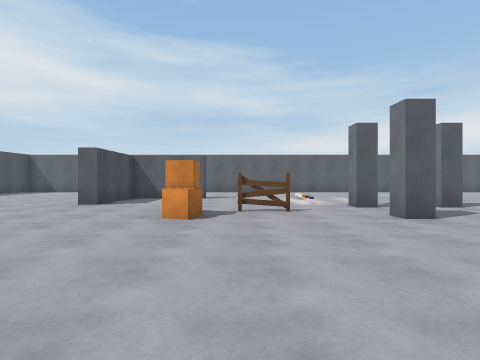
[1] (above)

23 first-person views from a walk through a scene from a Unity 3-D project. The camera is 1.3 m above the floor, looks level and sees 80° across. The floor is counted in squares, 2 m on a side. Each view is taken from the middle of a square. On the plan, view 1 faces up. The plan holds only what a view shows up to about 9 squares ahead; the rest is blank. The player character is not drawn.

[2]
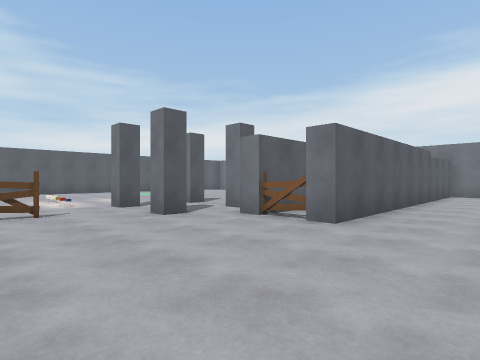

[3]
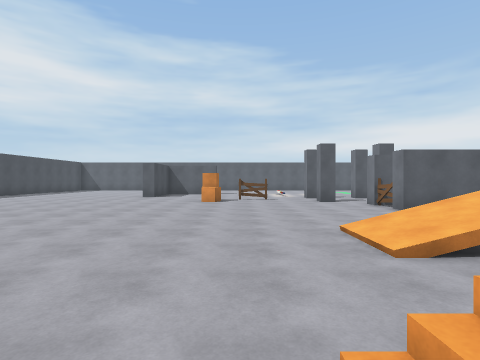

[4]
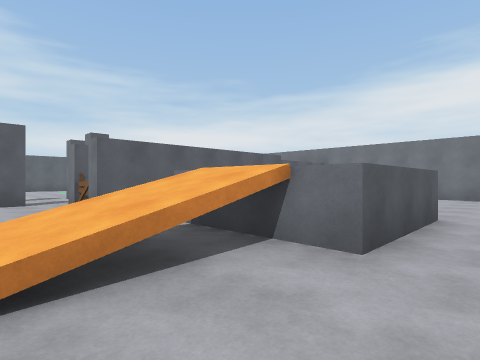

[5]
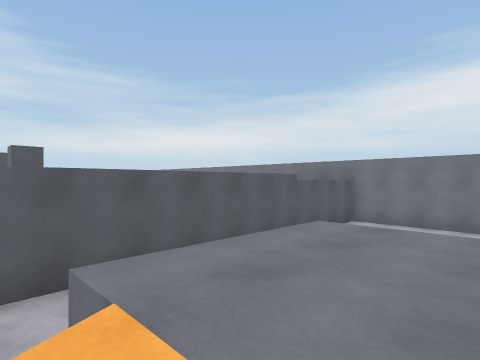

[6]
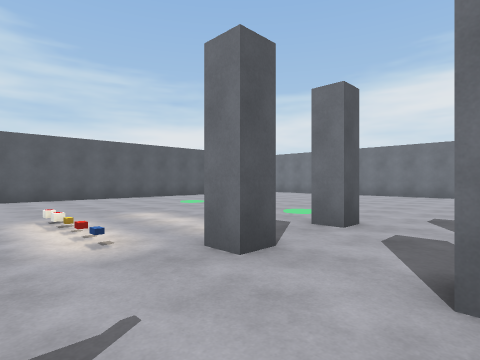

[7]
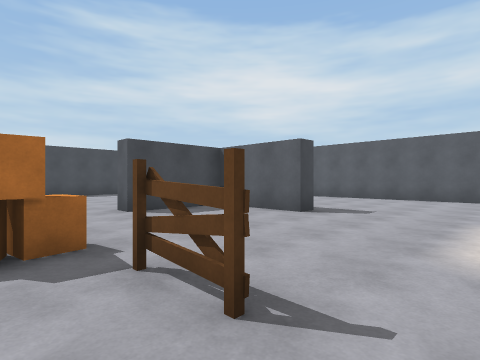

[8]
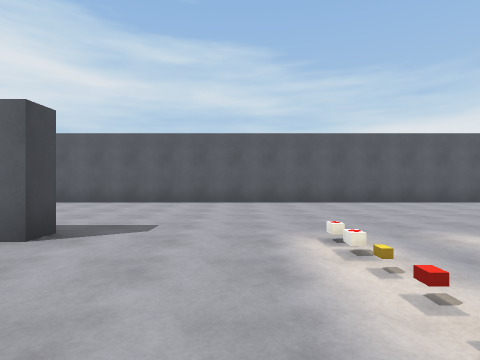

[9]
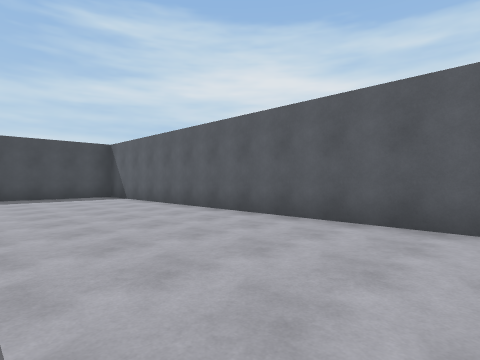

[10]
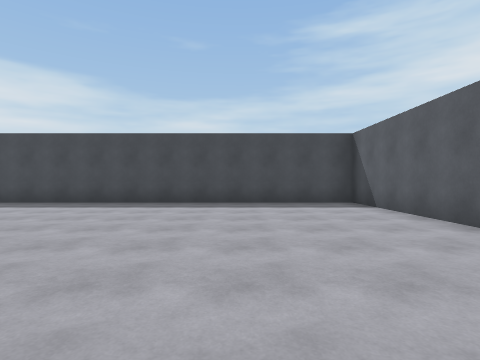

[11]
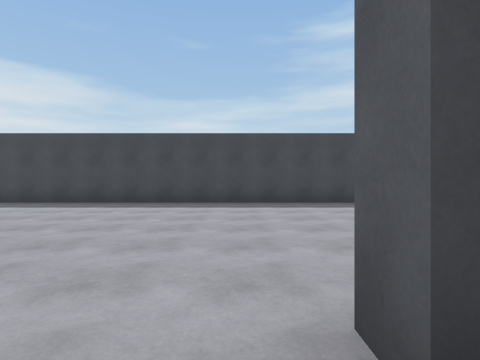

[12]
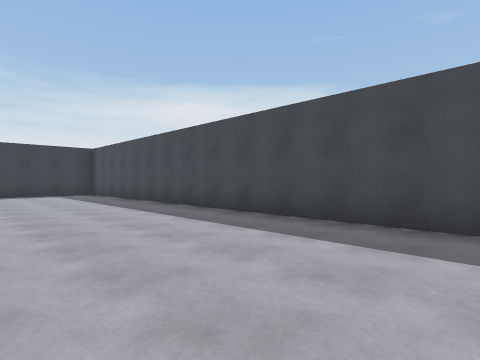

[13]
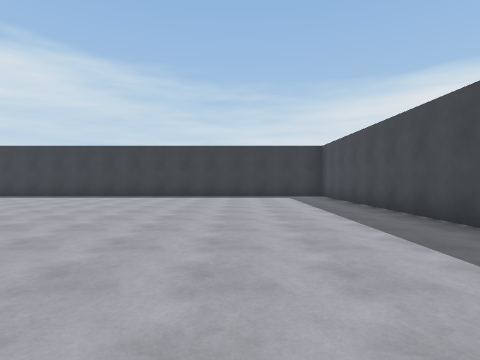

[14]
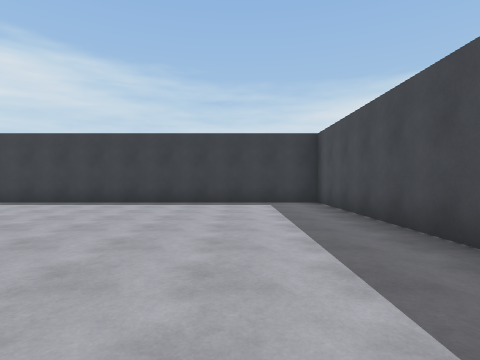

[15]
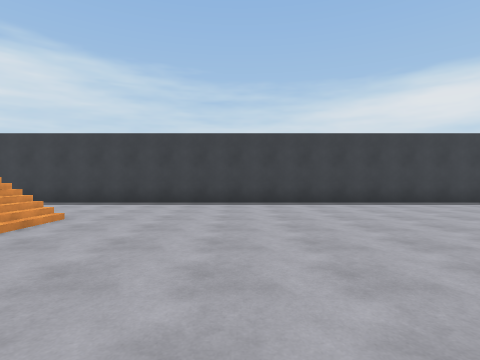

[16]
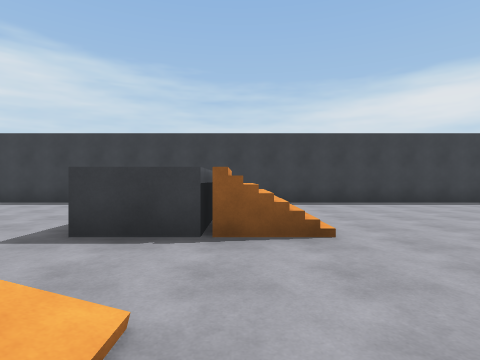

[17]
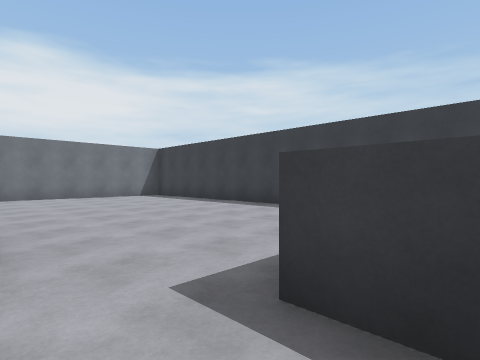

[18]
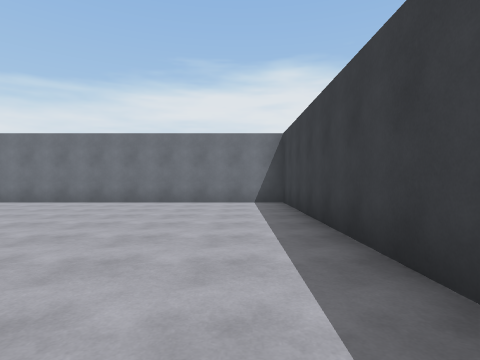

[19]
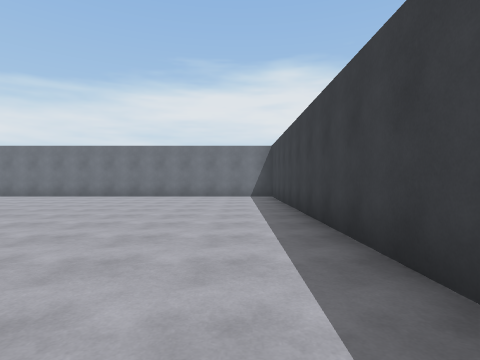

[20]
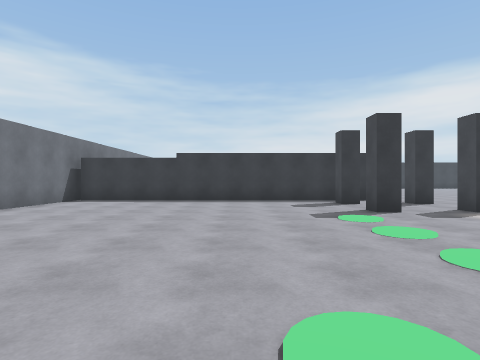

[21]
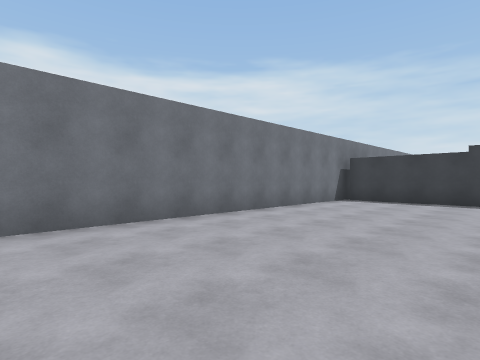

[22]
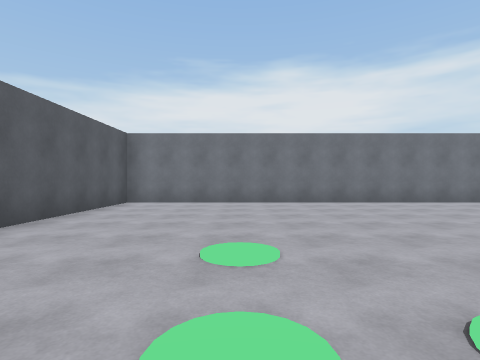

[23]
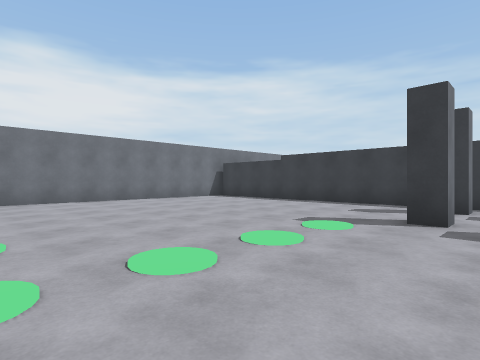

### Floor plan
Key: @ floor where view 1 was taken; # wall or solid block; . main floor; : floor 1.5 m higher than the main floor; / step, stairs or slope; O other object.
Columns run from 12 left of view 1 to 14 right of it. Each row starts with its distance up from view 1.
 16 ###########################
 15 #.........................#
 14 #.........................#
 13 #.........................#
 12 #.........................#
 11 #.........................#
 10 #.......###.../...........#
  9 #.......#...../...........#
  8 #.......#...../...........#
  7 #..............O.O........#
  6 #..........OOO............#
  5 #..........O...O.O........#
  4 #...............###########
  3 #..............OO##
  2 #............... ##########
  1 #....................... .#
  0 #...........@....:::     .#
 -1 #.............///:::  .. .#
 -2 #.............///::: .....#
 -3 #................#.#......#
 -4 #.........................#
 -5 #...........//#...........#
 -6 #.............  ..........#
 -7 #............. ...........#
 -8 #.........................#
 -9 #.........................#
-10 ###########################

Positions as (right, up) in squares from view 1, and headings:
1: (0, 0), facing up
2: (0, 0), facing up-right
3: (0, -5), facing up
4: (2, -4), facing up-right
5: (4, -2), facing up-right
6: (1, 5), facing up-right
7: (2, 5), facing up-left
8: (1, 7), facing up
9: (0, 11), facing up-left
10: (-3, 12), facing left
11: (-3, 7), facing left
12: (-7, 4), facing down-left
13: (-8, 2), facing down
14: (-9, -1), facing down
15: (-3, -1), facing down
16: (1, -1), facing down
17: (2, -3), facing down-right
18: (5, -8), facing right
19: (2, -8), facing right
20: (8, 13), facing down
21: (9, 13), facing down-right
22: (5, 12), facing right
23: (4, 12), facing down-right
